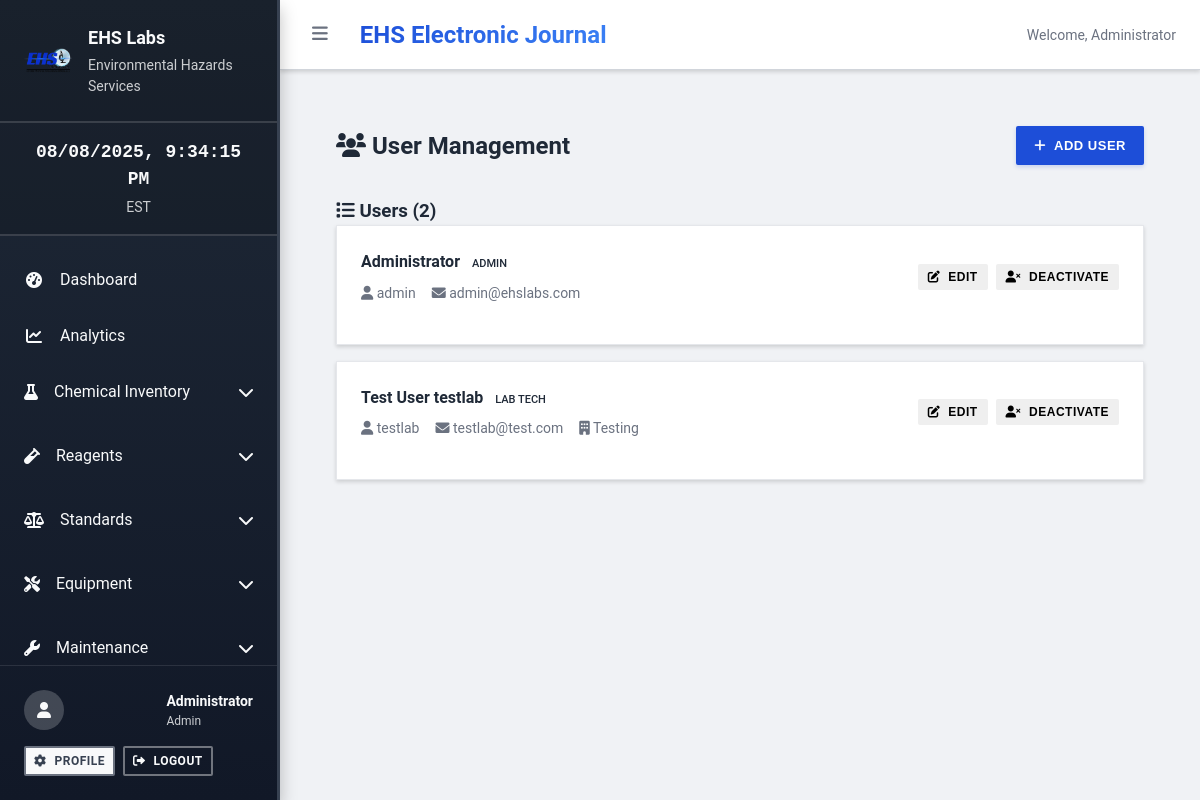
The app's page /users (signed in) with its own data.
### backend/models/user.py (models this page shows, shortened)
class User(Base):
    __tablename__ = "users"
    id = Column(Integer, primary_key=True, index=True)
    username = Column(String(50), unique=True, index=True, nullable=False)
    email = Column(String(255), unique=True, index=True, nullable=False)
    full_name = Column(String(255), nullable=False)
    hashed_password = Column(String(255), nullable=False)
    role = Column(Enum(UserRole), nullable=False, default=UserRole.USER)
    is_active = Column(Boolean, default=True)
    is_verified = Column(Boolean, default=False)
    created_at = Column(DateTime, server_default=func.now(), nullable=False)
    updated_at = Column(DateTime, server_default=func.now(), onupdate=func.now(), nullable=False)
    last_login = Column(DateTime, nullable=True)
    department = Column(String(100), nullable=True)
    phone = Column(String(20), nullable=True)
    extension = Column(String(10), nullable=True)
    profile_picture = Column(String(255), nullable=True)

### backend/routes/auth.py (the view)
@router.get("/users", response_class=HTMLResponse)
async def users_list(
    request: Request,
    current_user: User = Depends(require_admin()),
    db: Session = Depends(get_db)
):
    users = db.query(User).order_by(User.full_name).all()
    context = {
        "request": request,
        "title": "User Management - EHS Electronic Journal",
        "users": users,
        "user_roles": UserRole,
        "current_user": current_user
    }
    return templates.TemplateResponse("auth/users.html", context)

### frontend/templates/auth/users.html (shortened to what this page needs)
{% extends "base.html" %}
{% block content %}
<div class="users-container">
    <div class="users-header">
        <h1 class="users-title">
            <i class="fas fa-users"></i>
            User Management
        </h1>
        <button class="btn btn-primary" id="toggle-add-form">
            <i class="fas fa-plus"></i>
            Add User
        </button>
    </div>
    <div class="users-list">
        <h3>
            <i class="fas fa-list"></i>
            Users ({{ users|length }})
        </h3>
        {% if users %}
            {% for user in users %}
            <div class="user-card">
                <div class="user-info">
                    <div class="user-details">
                        <h4>
                            {{ user.full_name }}
                            <span class="user-badge {{ user.role.value }}">{{ user.role.value.replace('_', ' ').title() }}</span>
                        </h4>
                        <div class="user-meta">
                            <span><i class="fas fa-user"></i> {{ user.username }}</span>
                            <span><i class="fas fa-envelope"></i> {{ user.email }}</span>
                            {% if user.department %}
                            <span><i class="fas fa-building"></i> {{ user.department }}</span>
                            {% endif %}
                        </div>
                    </div>
                    <div class="user-actions">
                        <button class="btn btn-sm btn-outline-primary" onclick="editUser({{ user.id }})">
                            <i class="fas fa-edit"></i>
                            Edit
                        </button>
                        {% if user.is_active %}
                        <button class="btn btn-sm btn-outline-warning" onclick="deactivateUser({{ user.id }})">
                            <i class="fas fa-user-times"></i>
                            Deactivate
                        </button>
                        {% else %}
                        <button class="btn btn-sm btn-outline-success" onclick="activateUser({{ user.id }})">
                            <i class="fas fa-user-check"></i>
                            Activate
                        </button>
                        {% endif %}
                    </div>
                </div>
            </div>
            {% endfor %}
        {% else %}
            <div class="empty-state">
                <i class="fas fa-users"></i>
                <h3>No users found</h3>
                <p>Add your first user to get started.</p>
            </div>
        {% endif %}
    </div>
</div>
{% endblock %}

### frontend/templates/base.html (shortened to what this page needs)
<!DOCTYPE html>
<html lang="en">
<head>
    <link rel="stylesheet" href="/static/css/main.css">
    <link rel="stylesheet" href="/static/css/components.css">
    <link rel="stylesheet" href="https://cdnjs.cloudflare.com/ajax/libs/font-awesome/6.0.0/css/all.min.css">
</head>
<body>
    <div id="sidebar" class="sidebar">
        <div class="sidebar-header">
            <div class="logo-container">
                <img src="/static/images/ehs-logo.png" alt="EHS Labs" class="logo" onerror="this.style.display='none'">
                <div class="company-info">
                    <h3>EHS Labs</h3>
                    <p>Environmental Hazards Services</p>
                </div>
            </div>
        </div>
        <div class="clock-container">
            <div class="current-time" id="current-time">
            </div>
            <div class="timezone">EST</div>
        </div>
        <nav class="sidebar-nav">
            <ul>
                <li>
                    <a href="/dashboard" class="nav-link {% if request.url.path == '/dashboard' %}active{% endif %}">
                        <i class="fas fa-tachometer-alt"></i>
                        <span>Dashboard</span>
                    </a>
                </li>
                <li>
                    <a href="/analytics" class="nav-link {% if request.url.path == '/analytics' %}active{% endif %}">
                        <i class="fas fa-chart-line"></i>
                        <span>Analytics</span>
                    </a>
                </li>
                <li class="nav-section">
                    <div class="nav-section-header">
                        <i class="fas fa-flask"></i>
                        <span>Chemical Inventory</span>
                        <i class="fas fa-chevron-down toggle-icon"></i>
                    </div>
                </li>
                <li class="nav-section">
                    <div class="nav-section-header">
                        <i class="fas fa-vial"></i>
                        <span>Reagents</span>
                        <i class="fas fa-chevron-down toggle-icon"></i>
                    </div>
                </li>
                <li class="nav-section">
                    <div class="nav-section-header">
                        <i class="fas fa-balance-scale"></i>
                        <span>Standards</span>
                        <i class="fas fa-chevron-down toggle-icon"></i>
                    </div>
                </li>
                <li class="nav-section">
                    <div class="nav-section-header">
                        <i class="fas fa-tools"></i>
                        <span>Equipment</span>
                        <i class="fas fa-chevron-down toggle-icon"></i>
                    </div>
                </li>
                <li class="nav-section">
                    <div class="nav-section-header">
                        <i class="fas fa-wrench"></i>
                        <span>Maintenance</span>
                        <i class="fas fa-chevron-down toggle-icon"></i>
                    </div>
                </li>
            </ul>
        </nav>
        <div class="sidebar-footer">
            {% if current_user %}
            <div class="user-info">
                <div class="user-avatar">
                    <i class="fas fa-user"></i>
                </div>
                <div class="user-details">
                    <div class="user-name">{{ current_user.full_name }}</div>
                    <div class="user-role">{{ current_user.role.value.title() if current_user.role.value else current_user.role.title() }}</div>
                </div>
            </div>
            <div class="user-actions">
                <a href="/profile" class="btn btn-secondary btn-sm">
                    <i class="fas fa-cog"></i> Profile
                </a>
                <a href="/logout" class="btn btn-outline btn-sm">
                    <i class="fas fa-sign-out-alt"></i> Logout
                </a>
            </div>
            {% else %}
            <div class="auth-actions">
                <a href="/login" class="btn btn-primary">
                    <i class="fas fa-sign-in-alt"></i> Login
                </a>
            </div>
            {% endif %}
        </div>
    </div>
    <div id="main-content" class="main-content">
        <div class="top-bar">
            <div class="top-bar-left">
                <button id="sidebar-toggle" class="sidebar-toggle">
                    <i class="fas fa-bars"></i>
                </button>
                <h1 class="page-title">{% block page_title %}EHS Electronic Journal{% endblock %}</h1>
            </div>
            <div class="top-bar-right">
                {% if current_user %}
                <span class="welcome-text">Welcome, {{ current_user.full_name.split(' ')[0] }}</span>
                {% endif %}
            </div>
        </div>
        <div class="page-content">
            {% block content %}{% endblock %}
        </div>
    </div>
</body>
</html>

### frontend/static/css/components.css (style rules this page uses)
.btn { display: inline-flex; align-items: center; gap: var(--spacing-sm); padding: 10px 16px; border: 2px solid transparent; border-radius: 2px; font-size: 13px; font-weight: 700; text-decoration: none; cursor: pointer; transition: all 0.15s; white-space: nowrap; user-select: none; text-transform: uppercase; letter-spacing: 0.5px; }
.btn-primary { background: #1d4ed8; color: white; border-color: #1d4ed8; box-shadow: 0 2px 4px rgba(29, 78, 216, 0.2); }
.btn-secondary { background-color: #f8f9fa; color: #374151; border-color: #6b7280; }
.btn-outline { background: transparent; color: var(--sidebar-text); border-color: rgba(255, 255, 255, 0.4); }
.btn-sm { padding: var(--spacing-xs) var(--spacing-sm); font-size: var(--font-size-xs); }

### frontend/templates/auth/users.html (style rules this page uses)
.users-container { padding: var(--spacing-lg); }
.users-header { display: flex; justify-content: space-between; align-items: center; margin-bottom: var(--spacing-xl); }
.users-title { font-size: var(--font-size-2xl); font-weight: 600; color: var(--text-primary); }
.user-card { background: var(--bg-primary); border: 1px solid var(--border-light); border-radius: var(--border-radius); padding: var(--spacing-lg); margin-bottom: var(--spacing-md); box-shadow: var(--shadow-sm); }
.user-info { display: grid; grid-template-columns: 1fr auto; gap: var(--spacing-md); align-items: center; }
.user-details h4 { margin: 0 0 var(--spacing-sm) 0; color: var(--text-primary); }
.user-meta { color: var(--text-secondary); font-size: var(--font-size-sm); display: flex; gap: var(--spacing-md); flex-wrap: wrap; }
.user-badge { display: inline-block; padding: 2px 8px; border-radius: 12px; font-size: 11px; font-weight: 500; text-transform: uppercase; }
.user-badge.admin { background: var(--danger-light); color: var(--danger-dark); }
.user-badge.lab_tech { background: var(--info-light); color: var(--info-dark); }
.user-actions { display: flex; gap: var(--spacing-sm); }

### records on screen
User: full_name "Administrator", role.value "Admin", role.value.replace "ADMIN", username "admin", email "admin@ehslabs.com"
User: full_name "Test User testlab", role.value.replace "LAB TECH", username "testlab", email "testlab@test.com", department "Testing"

### other values on screen
{{ users|length }} "2"
